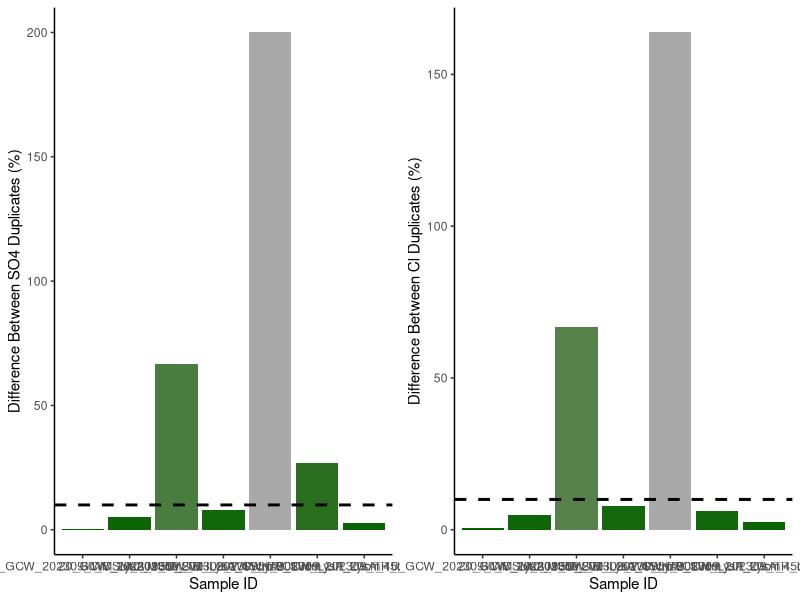
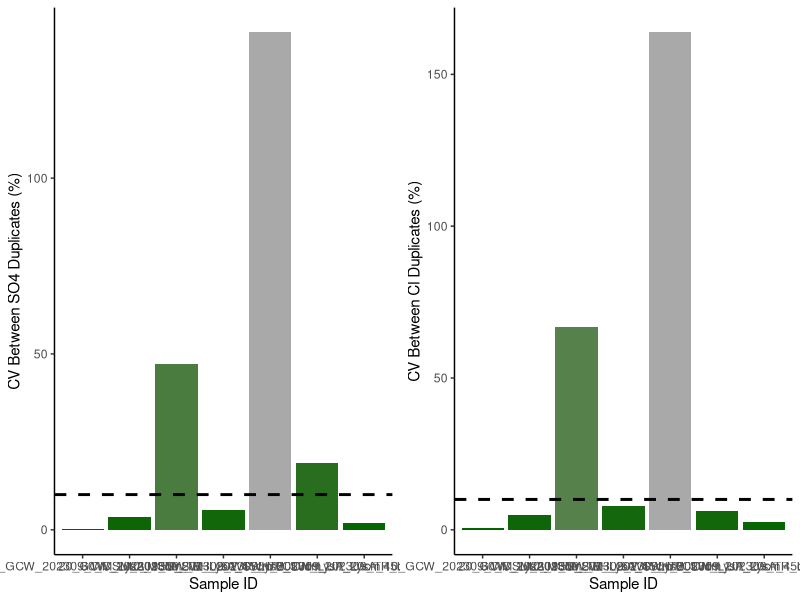
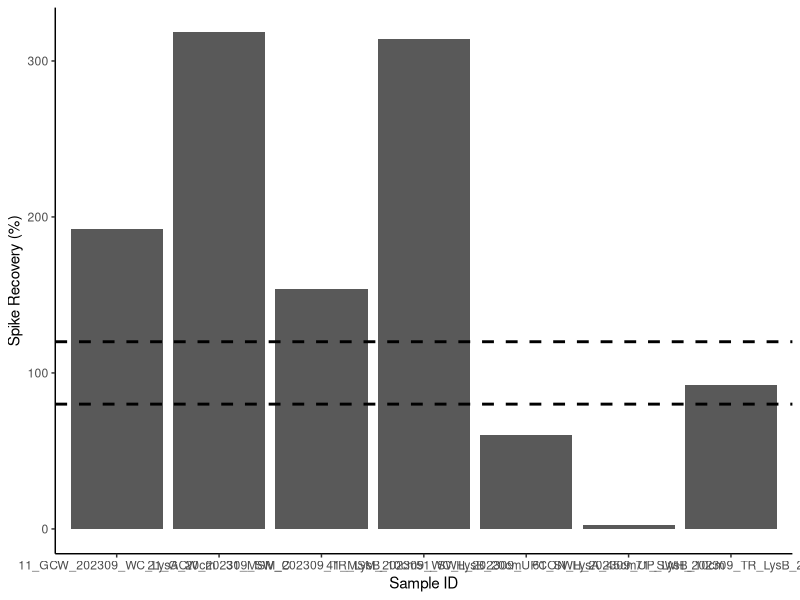

These figures' R source, in order: (Note: this script raises an error after producing the figures.)
## ---- chunk 1
knitr::opts_chunk$set(echo = TRUE)

## Load data.table package
library(data.table)
library(ggplot2)
library(dplyr)
library(data.table)
library(matrixStats)
library(gridExtra)
library(ggpubr)
library(grid)
library(stringr)
## ---- chunk 2
# SULFATE DATA: 

## Read in raw data file from Dionex - copied and saved as a txt
Sdat <- read.table("Raw Data/COMPASS_Synoptic_CB_MonMon_202309_SO4.txt",sep='\t' , header=T, skip=3)
head(Sdat)

## Only keep the columns that we need 
Sdat <- Sdat[ ,c(2,5)] # dont need this here 
head(Sdat)

## Name the columns correctly 
colnames(Sdat) <- c( "Sample_ID", "SO4_ppm")
Sdat$Sample_ID <- as.factor(Sdat$Sample_ID)
Sdat$SO4_ppm <- as.numeric(Sdat$SO4_ppm)
Sdat <- as.data.frame(Sdat)
head(Sdat)

#Chloride data 
## Read in raw data file from Dionex - copied and saved as a txt
Cldat <- read.table("Raw Data/COMPASS_Synoptic_CB_MonMon_202309_Cl.txt",sep='\t' , header=T, skip=3)
head(Cldat)

## Only keep the columns that we need 
Cldat <- Cldat[ ,c(2,5)]
head(Cldat)

## Name the columns correctly 
colnames(Cldat) <- c( "Sample_ID", "Cl_ppm")
Cldat$Sample_ID <- as.factor(Cldat$Sample_ID)
Cldat$Cl_ppm <- as.numeric(Cldat$Cl_ppm)
Cldat <- as.data.frame(Cldat)
head(Cldat) 


## Bring the data back together: 
all_dat <- merge(Sdat, Cldat, by="Sample_ID")
head(all_dat)

## Remove empty lines 
all_dat <- all_dat[!(is.na(all_dat$Sample_ID) | all_dat$Sample_ID==""), ]
head(all_dat)

all_dat <- droplevels(all_dat[!all_dat$Sample_ID == 'Lab Blank',])

## If there is an n.a. in the dataframe that is because there was no peak, which 
# would mean there was no Cl or SO4 and we want to know that so make all n.a.'s into zeros
all_dat[is.na(all_dat)] <- 0
head(all_dat)

## ---- chunk 3
stds <- all_dat[grepl("Standard", all_dat$Sample_ID),]
#stds <- stds[-c(17),]   #this is if you need to remove one for any reason
head(stds)

stds_chk_S <- stds %>%
	group_by(Sample_ID) %>%
	summarise(mean = mean(SO4_ppm), sd = sd(SO4_ppm))
stds_chk_S$cv <- (stds_chk_S$sd/stds_chk_S$mean)*100
stds_chk_S$flag <-  ifelse(stds_chk_S$cv <5, 'YES', 'NO, rerun')
head(stds_chk_S)

stds_chk_Cl <- stds %>%
	group_by(Sample_ID) %>%
	summarise(mean = mean(Cl_ppm), sd = sd(Cl_ppm))
stds_chk_Cl$cv <- (stds_chk_Cl$sd/stds_chk_Cl$mean)*100
stds_chk_Cl$flag <-  ifelse(stds_chk_Cl$cv <5, 'YES', 'NO, rerun')
head(stds_chk_Cl)

## ---- chunk 4
#remove standards from sample dataframe
sampledat <- all_dat[!grepl("Standard", all_dat$Sample_ID),]
head(sampledat)

# Constants needed for calculations: 
clmw <- 35.45     #molecular weight of Chloride: 35.45 
smw <- 32.06      #molecular weight of sulfur: 32.06


# Convert ppm to mmol/L
sampledat$SO4_mM <- (sampledat$SO4_ppm / smw)
sampledat$Cl_mM <- (sampledat$Cl_ppm / clmw)


# Calculate Salinity 
# calculated using the Knudsen equation 
# Salinity = 0.03 + 1.8050 * Chlorinity
# Ref: A Practical Handbook of Seawater Analysis by Strickland & Parsons (P. 11)
# =((1.807*Cl_ppm)+0.026)/1000
sampledat$salinity <- ((1.8070 * sampledat$Cl_ppm) + 0.026) / 1000


head(sampledat)
## ---- chunk 5
#Show me the data that we have from the calculations 
head(sampledat)

#pull out any rows that have "dup" in the SampleID column
dups <- sampledat %>%  
  filter(str_detect(Sample_ID, "dup"))      #have to change this to match data
head(dups)

#remove these from sample dataframe in a new dataframe
sampledat2 <- sampledat %>%  
  filter(!str_detect(Sample_ID, "dup")) %>%  
  filter(!str_detect(Sample_ID, "spk")) 
head(sampledat2)

#remove the dup from these IDs so we will have duplicate sample names
dups$Sample_ID<-gsub("_dup","",as.character(dups$Sample_ID))
dups <- dups[ ,-c(2,3)]
colnames(dups) <- c('Sample_ID', 'SO4_mM_dup', "Cl_mM_dup", "salinity_dup")
head(dups)

#put it back together with the old data set and look for duplicates 
QAdups <- merge(sampledat2, dups)
head(QAdups)

QAdups$SO4_dups_chk <- ((abs(QAdups$SO4_mM-QAdups$SO4_mM_dup))/((QAdups$SO4_mM+QAdups$SO4_mM_dup)/2))*100
QAdups$SO4_dups_flag <-  ifelse(QAdups$SO4_dups_chk <10, 'YES', 'NO, rerun')

QAdups$Cl_dups_chk <- ((abs(QAdups$Cl_mM-QAdups$Cl_mM_dup))/((QAdups$Cl_mM+QAdups$Cl_mM_dup)/2))*100
QAdups$Cl_dups_flag <-  ifelse(QAdups$Cl_dups_chk <10, 'YES', 'NO, rerun')

head(QAdups)

#plot dups output as a bar graph to easily check - want any over 10% to be red need to work on this 
Sdupsbar <- ggplot(data = QAdups, aes(x = Sample_ID, y = SO4_dups_chk, fill=SO4_dups_chk)) +
       geom_bar(stat = 'identity') + 
        scale_fill_gradient2(low='darkgreen', mid='darkgreen', high='darkgrey', space='Lab') + 
        theme_classic() + labs(x= "Sample ID", y="Difference Between SO4 Duplicates (%)") + 
        theme(legend.position="none") +  geom_hline(yintercept=10, linetype="dashed", 
                color = "black", size=1)


Cldupsbar <- ggplot(data = QAdups, aes(x = Sample_ID, y = Cl_dups_chk, fill=Cl_dups_chk)) +
       geom_bar(stat = 'identity') + 
        scale_fill_gradient2(low='darkgreen', mid='darkgreen', high='darkgrey', space='Lab') + 
        theme_classic() + labs(x= "Sample ID", y="Difference Between Cl Duplicates (%)") + 
        theme(legend.position="none") +  geom_hline(yintercept=10, linetype="dashed", 
                color = "black", size=1)

ggarrange(Sdupsbar, Cldupsbar,ncol=2, nrow=1)

#check for percent of no, reruns to see if it  would warrant reruns 
Perc_dups <- QAdups %>% 
  group_by(SO4_dups_flag) %>%
  summarise(S_no_rows = length(SO4_dups_flag)) 
Perc_dups1 <- QAdups %>% 
  group_by(Cl_dups_flag) %>%
  summarise(Cl_no_rows = length(Cl_dups_flag))
colnames(Perc_dups) <- c("Flag", "S_no_rows")
colnames(Perc_dups1) <- c("Flag", "Cl_no_rows")
Perc_dups2 <- cbind(Perc_dups, Perc_dups1)

Perc_dups2$Total <- length(QAdups$SO4_dups_flag)
Perc_dups2$S_Percent <- (Perc_dups2$S_no_rows / Perc_dups2$Total)*100
Perc_dups2$Cl_Percent <- (Perc_dups2$Cl_no_rows / Perc_dups2$Total)*100
head(Perc_dups2)


## ---- chunk 6
#the cv 
# calculate the sd bewteen the two duplicates then divide by the mean and multiply by 100 

df2 <- as.data.frame(QAdups$SO4_mM)
df2$dups <- QAdups$SO4_mM_dup

df2$sds <- apply(df2,1,sd)

QAdups$SO4_dups_cv <- (df2$sds)/((QAdups$SO4_mM+QAdups$SO4_mM_dup)/2) * 100
QAdups$SO4_dups_cv_flag <-  ifelse(QAdups$SO4_dups_cv <11, 'YES', 'NO, rerun')

head(QAdups)

#plot dups output as a bar graph to easily check - want any over 10% to be red need to work on this 
Sdupsbar <- ggplot(data = QAdups, aes(x = Sample_ID, y = SO4_dups_cv, fill=SO4_dups_chk)) +
       geom_bar(stat = 'identity') + 
        scale_fill_gradient2(low='darkgreen', mid='darkgreen', high='darkgrey', space='Lab') + 
        theme_classic() + labs(x= "Sample ID", y="CV Between SO4 Duplicates (%)") + 
        theme(legend.position="none") +  geom_hline(yintercept=10, linetype="dashed", 
                color = "black", size=1)


Cldupsbar <- ggplot(data = QAdups, aes(x = Sample_ID, y = Cl_dups_chk, fill=Cl_dups_chk)) +
       geom_bar(stat = 'identity') + 
        scale_fill_gradient2(low='darkgreen', mid='darkgreen', high='darkgrey', space='Lab') + 
        theme_classic() + labs(x= "Sample ID", y="CV Between Cl Duplicates (%)") + 
        theme(legend.position="none") +  geom_hline(yintercept=10, linetype="dashed", 
                color = "black", size=1)

ggarrange(Sdupsbar, Cldupsbar,ncol=2, nrow=1)

#check for percent of no, reruns to see if it  would warrant reruns 
Perc_dups <- QAdups %>% 
  group_by(SO4_dups_flag) %>%
  summarise(S_no_rows = length(SO4_dups_flag)) 
Perc_dups1 <- QAdups %>% 
  group_by(Cl_dups_flag) %>%
  summarise(Cl_no_rows = length(Cl_dups_flag))
colnames(Perc_dups) <- c("Flag", "S_no_rows")
colnames(Perc_dups1) <- c("Flag", "Cl_no_rows")
Perc_dups2 <- cbind(Perc_dups, Perc_dups1)

Perc_dups2$Total <- length(QAdups$SO4_dups_flag)
Perc_dups2$S_Percent <- (Perc_dups2$S_no_rows / Perc_dups2$Total)*100
Perc_dups2$Cl_Percent <- (Perc_dups2$Cl_no_rows / Perc_dups2$Total)*100
head(Perc_dups2)


## ---- chunk 7
#Show me the data that we have from the calculations 
head(sampledat)

#pull out any rows that have "spk" in the SampleID column
spks <- sampledat %>%  
  filter(str_detect(Sample_ID, "spk"))      #have to change this to match data
head(spks)

#remove the dup from these IDs so we will have duplicate sample names
spks$Sample_ID<-gsub("_spk","",as.character(spks$Sample_ID))
spks <- spks[ ,-c(2,3, 5,6)]
colnames(spks) <- c('Sample_ID', 'SO4_mM_spk')
head(spks)

#put it back together with the old data set and look for duplicates 
QAspks <- merge(sampledat, spks)
head(QAspks)

#now we need to calculate the spike concentration and calculate the spike recovery
spkconc <- (250/smw)    # in mM
spkvol <- 10             # in uL
spkvol <- spkvol/1000000 
#spike for these samples was 10uL of the 250mM standard
QAspks$SO4_spk_Conc <- (spkconc)*spkvol         # mmoles of SO4 
head(QAspks)

#need to determine dilution factors and initial amount of sample added
#if your samples are all the same dilution just use the first line 
#for Steph / COMPASS this depends on the site so... 
QAspks$Dilution <- 1
QAspks$Dilution <-  ifelse(str_detect(QAspks$Sample_ID, "MSM_202306_UP"), 50, QAspks$Dilution)
QAspks$Dilution <-  ifelse(str_detect(QAspks$Sample_ID, "MSM_202306_TR"), 50, QAspks$Dilution)
QAspks$Dilution <-  ifelse(str_detect(QAspks$Sample_ID, "MSM_202306_WC"), 100, QAspks$Dilution)
QAspks$Dilution <-  ifelse(str_detect(QAspks$Sample_ID, "GCrew_202306_UP"), 50, QAspks$Dilution)
QAspks$Dilution <-  ifelse(str_detect(QAspks$Sample_ID, "GCrew_202306_TR"), 50, QAspks$Dilution)
QAspks$Dilution <-  ifelse(str_detect(QAspks$Sample_ID, "GCrew_202306_WC"), 100, QAspks$Dilution)
QAspks$Dilution <-  ifelse(str_detect(QAspks$Sample_ID, "GWI_202306_UP"), 100, QAspks$Dilution)
QAspks$Dilution <-  ifelse(str_detect(QAspks$Sample_ID, "GWI_202306_TR"), 100, QAspks$Dilution)
QAspks$Dilution <-  ifelse(str_detect(QAspks$Sample_ID, "GWI_202306_WC"), 200, QAspks$Dilution)
QAspks$Dilution <-  ifelse(str_detect(QAspks$Sample_ID, "SWH_202306_UP"), 50, QAspks$Dilution)
QAspks$Dilution <-  ifelse(str_detect(QAspks$Sample_ID, "SWH_202306_TR"), 50, QAspks$Dilution)
QAspks$Dilution <-  ifelse(str_detect(QAspks$Sample_ID, "SWH_202306_WC"), 50, QAspks$Dilution)

#Set Sample volumes in uL 
QAspks$SampleVol <- 1
QAspks$SampleVol <-  ifelse(str_detect(QAspks$Sample_ID, "MSM_202306_UP"), 1501, QAspks$SampleVol)
QAspks$SampleVol <-  ifelse(str_detect(QAspks$Sample_ID, "MSM_202306_TR"), 1501, QAspks$SampleVol)
QAspks$SampleVol <-  ifelse(str_detect(QAspks$Sample_ID, "MSM_202306_WC"), 1475, QAspks$SampleVol)
QAspks$SampleVol <-  ifelse(str_detect(QAspks$Sample_ID, "GCrew_202306_UP"), 1501, QAspks$SampleVol)
QAspks$SampleVol <-  ifelse(str_detect(QAspks$Sample_ID, "GCrew_202306_TR"), 1501, QAspks$SampleVol)
QAspks$SampleVol <-  ifelse(str_detect(QAspks$Sample_ID, "GCrew_202306_WC"), 1475, QAspks$SampleVol)
QAspks$SampleVol <-  ifelse(str_detect(QAspks$Sample_ID, "GWI_202306_UP"), 1475, QAspks$SampleVol)
QAspks$SampleVol <-  ifelse(str_detect(QAspks$Sample_ID, "GWI_202306_TR"), 1475, QAspks$SampleVol)
QAspks$SampleVol <-  ifelse(str_detect(QAspks$Sample_ID, "GWI_202306_WC"), 1462, QAspks$SampleVol)
QAspks$SampleVol <-  ifelse(str_detect(QAspks$Sample_ID, "SWH_202306_UP"), 1501, QAspks$SampleVol)
QAspks$SampleVol <-  ifelse(str_detect(QAspks$Sample_ID, "SWH_202306_TR"), 1501, QAspks$SampleVol)
QAspks$SampleVol <-  ifelse(str_detect(QAspks$Sample_ID, "SWH_202306_WC"), 1501, QAspks$SampleVol)

#change sample volume to L 
QAspks$SampleVol <- QAspks$SampleVol/1000000
head(QAspks)

#gives us the total SO4 in the sample in mmoles
QAspks$SO4_Total_unspkd <- (QAspks$SO4_mM/QAspks$Dilution)*(QAspks$SampleVol) 

##total SO4 in spiked sample in mmoles
QAspks$SO4_Total_spkd <- (QAspks$SO4_mM_spk/QAspks$Dilution)*(QAspks$SampleVol+spkvol) 

QAspks$SO4_expctd_spkd <-  (QAspks$SO4_Total_unspkd + QAspks$SO4_spk_Conc)
QAspks$spk_recovery <-    (QAspks$SO4_Total_spkd/QAspks$SO4_expctd_spkd)*100
QAspks$SO4_spks_flag <-  ifelse(QAspks$spk_recovery <=120 & QAspks$spk_recovery >=80 , 'YES', 'NO, rerun')  #fix 

head(QAspks)

#plot spk recoveries output as a bar graph to easily check - want any over 10% to be red need to work on this 
spksbar <- ggplot(data = QAspks, aes(x = Sample_ID, y = spk_recovery)) +
        geom_bar(stat = 'identity') + 
        scale_fill_manual(values=c("lightblue4")) + 
        theme_classic() + labs(x= "Sample ID", y="Spike Recovery (%)") + 
        theme(legend.position="none") +  
        geom_hline(yintercept=80, linetype="dashed", color = "black", size=1) + 
        geom_hline(yintercept=120, linetype="dashed", color = "black", size=1)

spksbar



#check for percent of no, reruns to see if it  would warrant reruns 
Perc_spks <- QAspks %>% 
  group_by(SO4_spks_flag) %>%
  summarise(no_rows = length(SO4_spks_flag)) 
Perc_spks$Total <- length(QAspks$SO4_spks_flag)
Perc_spks$Percent <- (Perc_spks$no_rows / Perc_spks$Total)*100
head(Perc_spks)

## ---- chunk 8
#for steph <- pull out identifiers of the sample names 
#pull the sample ID and separate it by the underscores 
IDs <- data.frame(do.call('rbind', strsplit(as.character(sampledat2$Sample_ID),'_',fixed=TRUE)))
colnames(IDs) <- c("Analysis_No" ,"Site", "Date", "Zone", "Replicate", "Depth") #, "RHZ", "RHZ_Rep")
head(IDs)

#rejoin them to the dataframe
alldat <- cbind(IDs, sampledat2)
head(alldat)

## ---- chunk 9

write.csv(alldat, file="Processed Data/COMPASS_SynopticCB_PW_Processed_Cl_SO4_202309.csv")           #Change file name


